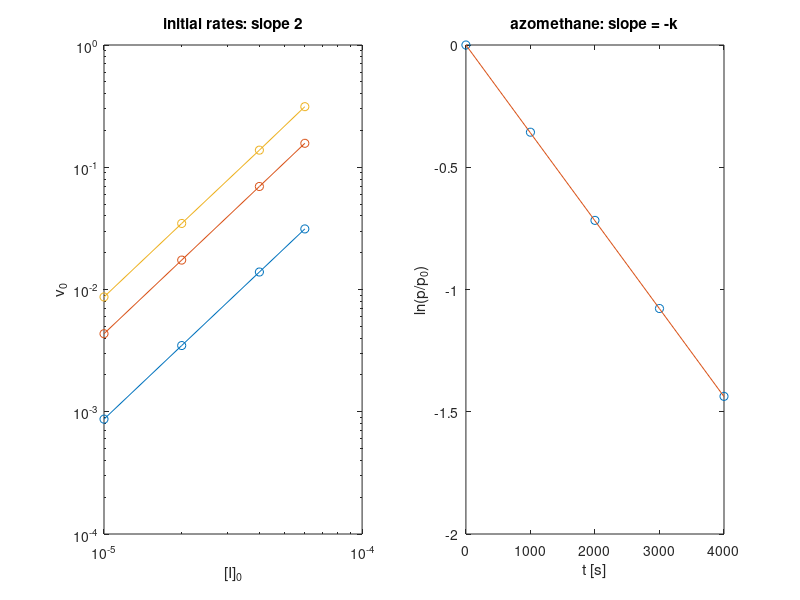

This chart was generated by the following MATLAB code:
% Wk06 - Chemical kinetics I: rate laws, initial rates, integrated rate laws
% Physical Chemistry 2 - Prof. S. Joon Kwon - SPMDL - SKKU

% (1) 2 N2O5 -> 4 NO2 + O2: P = (1 + 3 alpha/2) P0
for al = [0 0.25 0.5 1]
    fprintf('alpha = %.2f: P/P0 = %.3f\n', al, 1 + 1.5*al);
end

% (2) method of initial rates: 2 I + Ar -> I2 + Ar
I0 = [1 2 4 6]*1e-5; Ar = [1e-3 5e-3 1e-2];
v0 = [8.70e-4 3.48e-3 1.39e-2 3.13e-2;
      4.35e-3 1.74e-2 6.96e-2 1.57e-1;
      8.69e-3 3.47e-2 1.38e-1 3.13e-1];
lk = zeros(1,3);
for j = 1:3
    p = polyfit(log10(I0), log10(v0(j,:)), 1); lk(j) = p(2);
    fprintf('[Ar] = %4.1f mM: slope a = %.3f, log k'' = %.3f\n', Ar(j)*1e3, p(1), p(2));
end
p = polyfit(log10(Ar), lk, 1);
kall = v0 ./ (I0.^2 .* Ar');
fprintf('order in Ar b = %.3f; k = %.2e dm^6 mol^-2 s^-1 (12-point mean)\n', p(1), mean(kall(:)));

% (3) successive half-lives
hl = {@(k,A) A/(2*k), @(k,A) log(2)/k, @(k,A) 1/(k*A)};
for n = 0:2
    fprintf('order %d half-lives: %.3f, %.3f, %.3f\n', n, hl{n+1}(1,1), hl{n+1}(1,0.5), hl{n+1}(1,0.25));
end

% (4) azomethane at 600 K
t = [0 1000 2000 3000 4000]; pr = [10.9 7.63 5.32 3.71 2.59];
q = polyfit(t, log(pr/pr(1)), 1); k1 = -q(1);
fprintf('azomethane: k = %.2e s^-1, t1/2 = %.0f s, tau = %.0f s\n', k1, log(2)/k1, 1/k1);

% (5) A + B -> P, unequal concentrations: RK4 vs integrated form
kr = 2; A0 = 1; B0 = 1.5; y = [A0; B0]; dt = 1e-3;
f = @(y) -kr*y(1)*y(2)*[1; 1];
for s = 1:1000
    k1_ = f(y); k2_ = f(y + dt/2*k1_); k3_ = f(y + dt/2*k2_); k4_ = f(y + dt*k3_);
    y = y + dt*(k1_ + 2*k2_ + 2*k3_ + k4_)/6;
end
fprintf('A + B -> P: ln ratio = %.6f, (B0-A0) k t = %.6f\n', log((y(2)/B0)/(y(1)/A0)), (B0-A0)*kr);

figure(1);
subplot(1,2,1); loglog(I0, v0', 'o-'); xlabel('[I]_0'); ylabel('v_0'); title('initial rates: slope 2');
subplot(1,2,2); plot(t, log(pr/pr(1)), 'o', t, q(1)*t, '-'); xlabel('t [s]'); ylabel('ln(p/p_0)');
title('azomethane: slope = -k');
